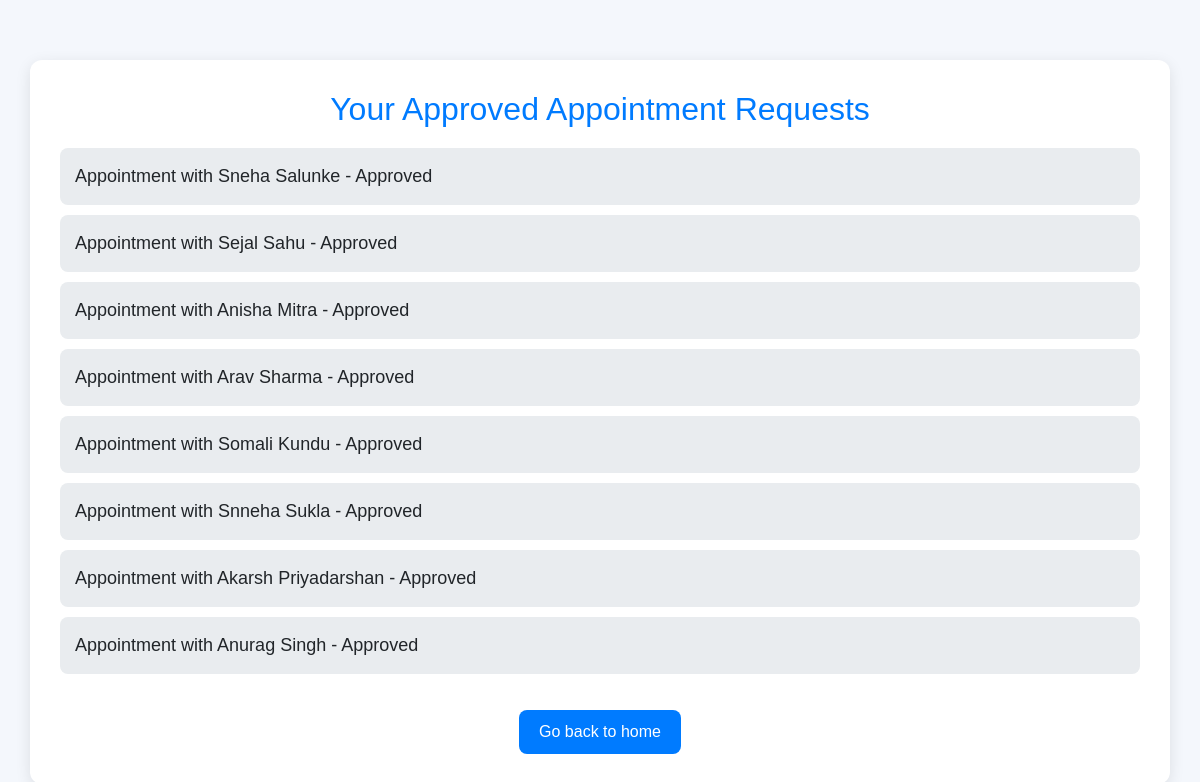
The app's page /appointment/approved/ (signed in), older data.
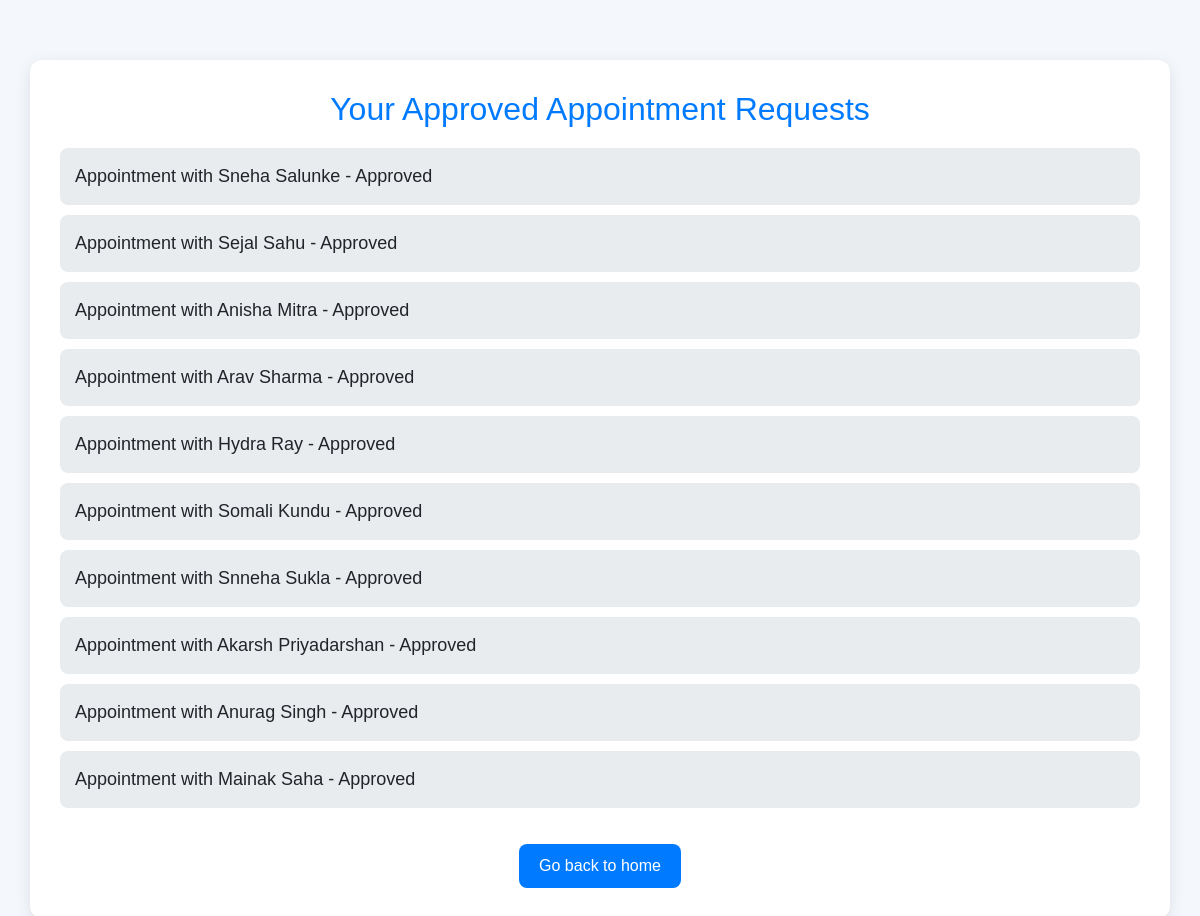
The same page, newer data.
### advisor/models.py (models this page shows, shortened)
class UserRequest(models.Model):
    user = models.ForeignKey(User, on_delete=models.CASCADE, related_name="requests")
    tax_advisor = models.ForeignKey(User, on_delete=models.CASCADE, related_name="advisor_requests")
    first_name = models.CharField(max_length=150)
    last_name = models.CharField(max_length=150)
    email = models.EmailField()
    approved = models.BooleanField(default=False)
    rejected = models.BooleanField(default=False)
    slot = models.CharField(max_length=100, null=True)  # Store the time slot as a string (can use choices)
    date = models.DateField(null=True)  # Store the appointment date
    meeting_type = models.CharField(max_length=20, choices=[('in_person', 'In Person'), ('online_meeting', 'Online Meeting')])

### appointment/views.py (the view)
# urls.py: path('approved/', views.approved_requests, name='approved_requests'),
def approved_requests(request):
    requests = UserRequest.objects.filter(user=request.user, approved=True)
    return render(request, 'appointment/approved_requests.html', {'requests': requests})

### accounts/context_processor.py (called while the page is built)
def user_groups(request):
    user = request.user
    return {
        'is_admin': user.is_authenticated and user.is_superuser,
        'is_taxadvisor': user.is_authenticated and user.groups.filter(name='Tax Advisor').exists(),
        'is_indivual_user': user.is_authenticated and user.groups.filter(name='Individual User').exists(),
    }

### appointment/templates/appointment/approved_requests.html (shortened to what this page needs)
<!DOCTYPE html>
<html lang="en">
<head>
<link rel="stylesheet" href="https://maxcdn.bootstrapcdn.com/bootstrap/4.5.2/css/bootstrap.min.css">
</head>
<body>
<div class="container">
<h1>Your Approved Appointment Requests</h1>
        {% if requests %}
<ul>
                {% for request in requests %}
<li>
                        Appointment with {{ request.tax_advisor.first_name }} {{ request.tax_advisor.last_name }} - Approved
</li>
                {% endfor %}
</ul>
        {% else %}
<p>You have no approved appointment requests.</p>
        {% endif %}
<a href="{% url 'home' %}">Go back to home</a>
</div>
</body>
</html>

Row changes from the older to the newer data that the page shows:
now on this page (row edited): UserRequest: tax_advisor.first_name "Hydra", tax_advisor.last_name "Ray"
added UserRequest: tax_advisor.first_name "Mainak", tax_advisor.last_name "Saha"
